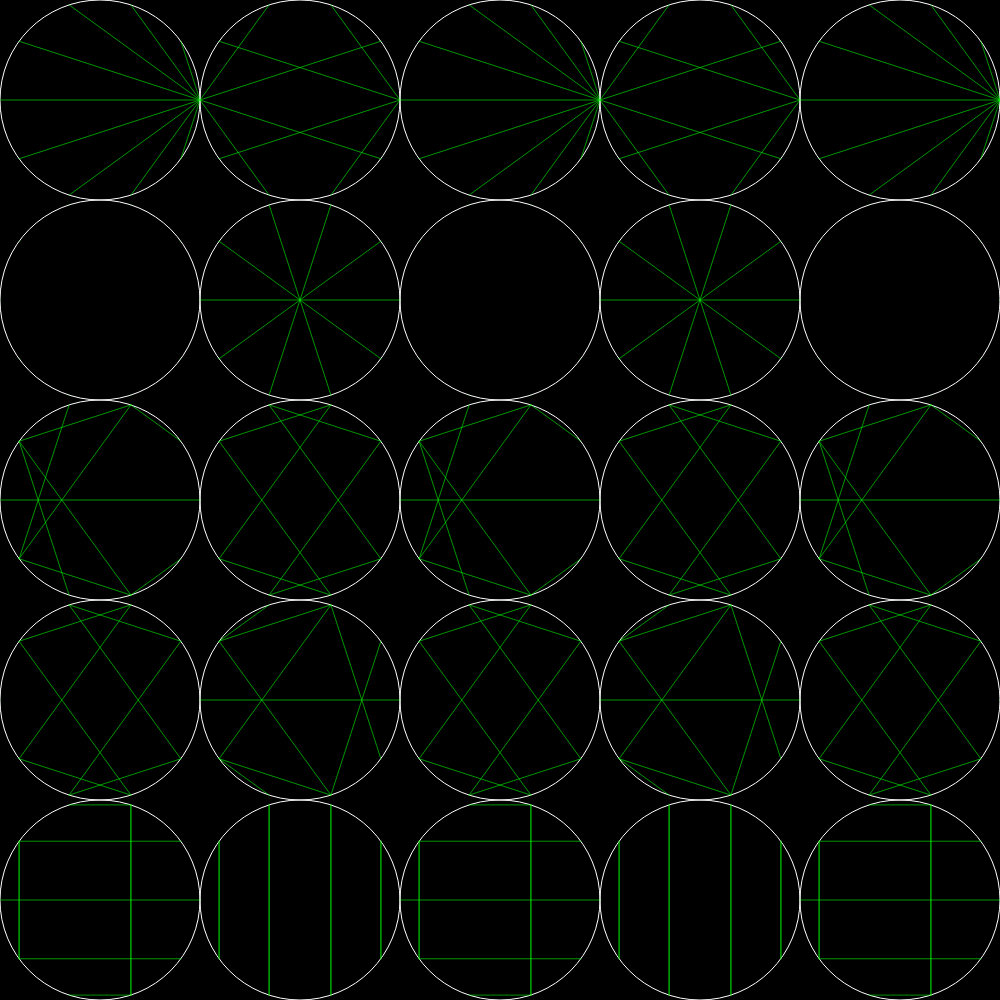
Frame 1 (no input)
Frame 60 (no input): identical to frame 1, image omitted
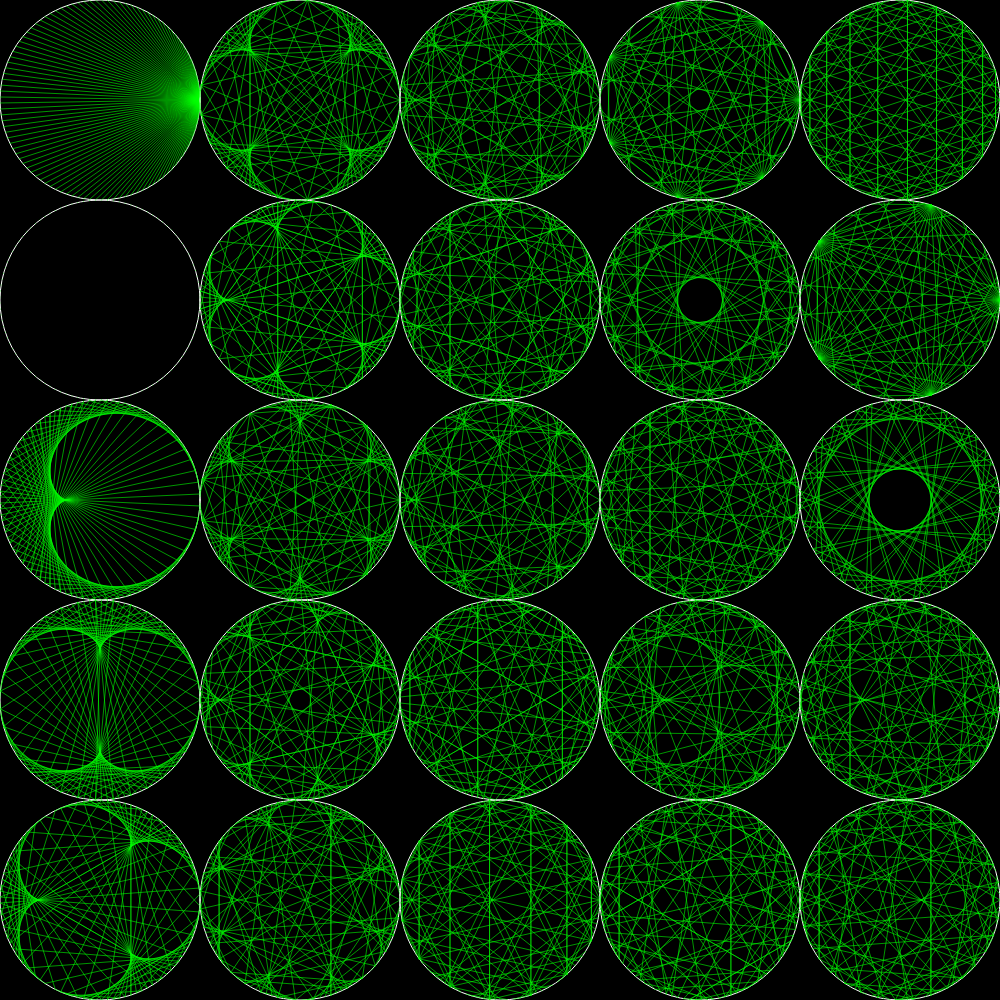
Frame 120 (the mouse pressed at the canvas centre since frame 60)

The p5.js sketch that drew these frames (run headless with seeded random() and noise() and a simulated clock; from frame 60 on, the mouse is pressed at the canvas centre):

// p5.js sketch
// ── sketch.js
// let's make a class of modulo multiplications
// and fill the screen with objects


let sz;  // size var
let modCircles = [];

function setup() {
  if (windowWidth > windowHeight){
  createCanvas(windowHeight, windowHeight);
    
  }else{
    createCanvas(windowWidth,windowWidth);
    
  }
  background(0);
  //ellipseMode(CORNER);
  sz = width/5  // size as a fraction of width
  let r = sz/2;
  for (let i = 0; i<25;i++){
   modCircles[i] = new ModMult(width/4,height/2,r,i,100); 
    
  }
   
}


function draw(){
  background(0);
   let count = 0;
   for (let x = 0;x<width;x+=sz){
     for(let y=0;y<height;y+=sz){
     
     modCircles[count].x = x;
     modCircles[count].y = y;
     modCircles[count].total = floor(map(mouseX, 0, width, 10,200));
     modCircles[count].drawIt();
     count++
     
     }
   }
   // noLoop();
 }
// ── mod_mult_circle.js
class ModMult {

  constructor(x, y, r, factor, total) {
    this.x = x; // x pos
    this.y = y; // y pos  
    this.r = r; // radius
    this.factor = factor; // multiplication factor 2 3 4 etc
    this.total = total; // total number of points for lines
  }

  drawIt() {
    
    push();  // needed to add push and pop for multiple instantiations.
    translate(this.x+this.r, this.y+this.r);
     
    stroke(255);
    noFill();
    ellipse(0, 0, this.r * 2); // draws a circle at origin


    //stroke(random(255),random(255),random(255),150);

    for (let i = 0; i < this.total; i++) {
      let ax = polar2cartX(i, this.total,this.r);
      let ay = polar2cartY(i, this.total, this.r);
      let bx = polar2cartX(i * this.factor, this.total, this.r);
      let by = polar2cartY(i * this.factor, this.total, this.r);
      stroke(0,255,0,150);
      line(ax, ay, bx, by);
      

    }
    pop();
    // functions for drawIt() method must be inside the method itself. also functions cannot have the this. stuff so you must pass them in arguments
    function polar2cartX(index, total, r) {
    let angle = map(index % total, 0, total, 0, TWO_PI); // get the angle as as circle divided by total points
    let x = r * cos(angle); // cah cosine = adg/hpy, trig function r is hypot
    return x;
  }

  function polar2cartY(index, total,r) {
    let angle = map(index % total, 0, total, 0, TWO_PI); // get the angle as as circle divided by total points
    let y = r * sin(angle); // soh sine=opp/hyp, trig function r is hypot
    return y;
  }

  }
  
}
